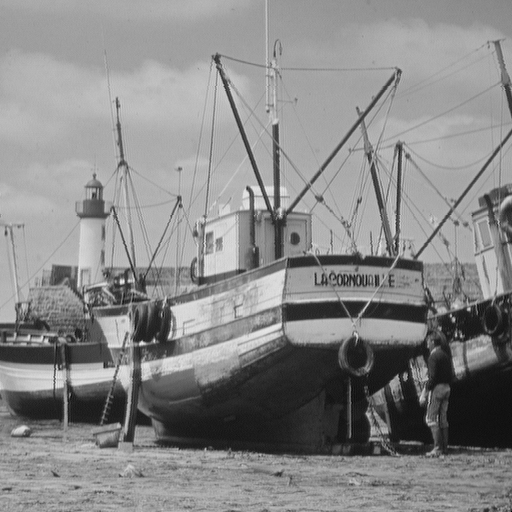
#> input picture notebooks/images/boat.tif, 512 x 512 px
$ jupyter execute 'Aula 06 - Filtragem espacial - Convolução (Parte 1).ipynb'   (shell and % lines are left out)
#> lines starting #> are read from the running program, lines starting #| are printed output that depends on the picture; long printed decimals are rounded
SIN-392 - Introdução ao Processamento Digital de Imagens (2022-1)

# Aula 06 - Filtragem espacial - Convolução

Prof. João Fernando Mari

-----

<h1>Índice<span class="tocSkip"></span></h1>
<div class="toc"><ul class="toc-item"><li><span><a href="#Importando-as-bibliotecas-necessárias" data-toc-modified-id="Importando-as-bibliotecas-necessárias-1"><span class="toc-item-num">1&nbsp;&nbsp;</span>Importando as bibliotecas necessárias</a></span></li><li><span><a href="#Criando-uma-imagem-simples" data-toc-modified-id="Criando-uma-imagem-simples-2"><span class="toc-item-num">2&nbsp;&nbsp;</span>Criando uma imagem simples</a></span></li><li><span><a href="#Criando-uma-máscara-convolução" data-toc-modified-id="Criando-uma-máscara-convolução-3"><span class="toc-item-num">3&nbsp;&nbsp;</span>Criando uma máscara convolução</a></span></li><li><span><a href="#Convolução-com-padding-=-0" data-toc-modified-id="Convolução-com-padding-=-0-4"><span class="toc-item-num">4&nbsp;&nbsp;</span>Convolução com padding = 0</a></span></li><li><span><a href="#Convolução-com-padding-refletido" data-toc-modified-id="Convolução-com-padding-refletido-5"><span class="toc-item-num">5&nbsp;&nbsp;</span>Convolução com padding refletido</a></span></li><li><span><a href="#Carregando-uma-imagem" data-toc-modified-id="Carregando-uma-imagem-6"><span class="toc-item-num">6&nbsp;&nbsp;</span>Carregando uma imagem</a></span><ul class="toc-item"><li><span><a href="#Convertendo-para-imagem-para-float" data-toc-modified-id="Convertendo-para-imagem-para-float-6.1"><span class="toc-item-num">6.1&nbsp;&nbsp;</span>Convertendo para imagem para float</a></span></li></ul></li><li><span><a href="#Filtragem-espacial-por-convolução" data-toc-modified-id="Filtragem-espacial-por-convolução-7"><span class="toc-item-num">7&nbsp;&nbsp;</span>Filtragem espacial por convolução</a></span><ul class="toc-item"><li><span><a href="#Plotando-as-imagens" data-toc-modified-id="Plotando-as-imagens-7.1"><span class="toc-item-num">7.1&nbsp;&nbsp;</span>Plotando as imagens</a></span></li></ul></li><li><span><a href="#Spoilers-das-próximas-aulas" data-toc-modified-id="Spoilers-das-próximas-aulas-8"><span class="toc-item-num">8&nbsp;&nbsp;</span>Spoilers das próximas aulas</a></span><ul class="toc-item"><li><span><a href="#Filtro-passa-baixa" data-toc-modified-id="Filtro-passa-baixa-8.1"><span class="toc-item-num">8.1&nbsp;&nbsp;</span>Filtro passa-baixa</a></span></li><li><span><a href="#Filtro-passa-alta" data-toc-modified-id="Filtro-passa-alta-8.2"><span class="toc-item-num">8.2&nbsp;&nbsp;</span>Filtro passa-alta</a></span></li><li><span><a href="#Mais-spoilers..." data-toc-modified-id="Mais-spoilers...-8.3"><span class="toc-item-num">8.3&nbsp;&nbsp;</span>Mais spoilers...</a></span></li><li><span><a href="#Dá-para-melhorar..." data-toc-modified-id="Dá-para-melhorar...-8.4"><span class="toc-item-num">8.4&nbsp;&nbsp;</span>Dá para melhorar...</a></span></li></ul></li><li><span><a href="#Bibliografia" data-toc-modified-id="Bibliografia-9"><span class="toc-item-num">9&nbsp;&nbsp;</span>Bibliografia</a></span></li></ul></div>

## Importando as bibliotecas necessárias

[cell 1]
import numpy as np

from scipy import ndimage as ndi
from skimage import util

import matplotlib
import matplotlib.pyplot as plt

SMALL_SIZE = 7
matplotlib.rc('font', size=SMALL_SIZE)

## Criando uma imagem simples

[cell 2]
img = np.array([[1, 0, 6, 4],
                [2, 1, 7, 2],
                [5, 0, 2, 3],
                [5, 0, 3, 2]], dtype=np.uint8)

## Criando uma máscara convolução

[cell 3]
w = np.array([[1, 2, 3],
              [4, 5, 6],
              [7, 8, 9]], dtype=np.uint8)

## Convolução com padding = 0

[cell 4]
img_filt = ndi.convolve(img, w, mode='constant', cval=0)

[cell 5]
img_filt

## Convolução com padding refletido

[cell 6]
img_filt = ndi.convolve(img, w, mode='reflect')

[cell 7]
img_filt

## Carregando uma imagem

[cell 8]
img_gray = plt.imread('./images/boat.tif')
#> img_gray is the input picture: shape (512, 512); min 0, max 239, mean 136.1

# Informações sobre as imagens
print(img_gray.shape, img_gray.dtype, img_gray.min(), img_gray.max())
#| (512, 512) uint8 0 239

### Convertendo para imagem para float

## Filtragem espacial por convolução

[cell 9]
img_filt = ndi.convolve(img_gray.astype(np.uint16), w)
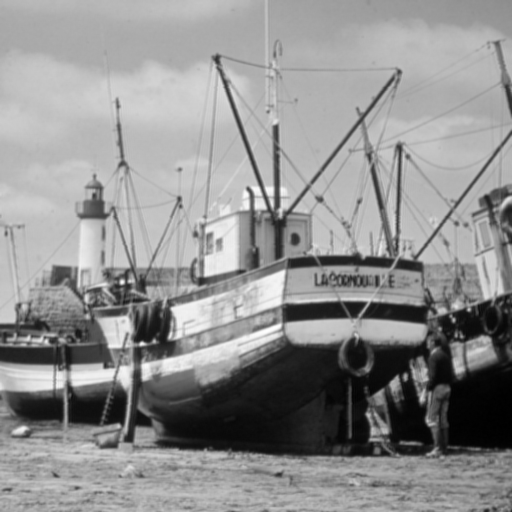
#> img_filt: shape (512, 512) uint16; min 758, max 10267, mean 6126.9; drawn with min black and max white

[cell 10]
print(img_filt.shape, img_filt.dtype, img_filt.min(), img_filt.max())
#| (512, 512) uint16 758 10267

### Plotando as imagens

[cell 11]
fig, ((ax1, ax5)) = plt.subplots(1, 2, figsize=(9, 5))
# Plota imagem original
img_ = ax1.imshow(img_gray, cmap='gray')
ax1.axis('off')

# Plota imagem original
img_ = ax5.imshow(img_filt, cmap='gray')
ax5.axis('off')
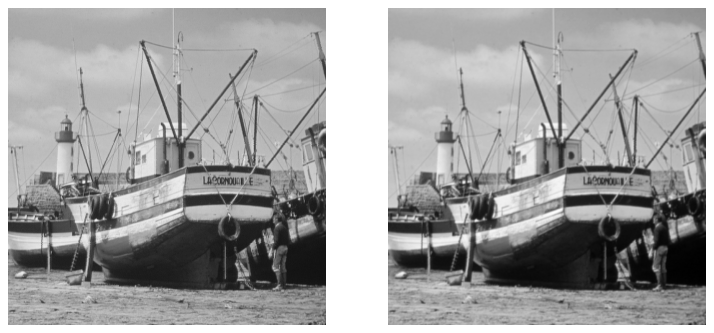
#> figure drawn by matplotlib, 2 panels

## Spoilers das próximas aulas

[cell 12]
img_gray = util.img_as_float(img_gray)

### Filtro passa-baixa

[cell 13]
w_low = np.ones([3, 3], dtype=float) / 9
print(w_low)

# Soma de todos os valores na máscara
print(w_low.sum())

[cell 14]
img_filt_low = ndi.convolve(img_gray, w_low)

[cell 15]
fig, ((ax1, ax5)) = plt.subplots(1, 2, figsize=(9,5))
# Plota imagem original
img_ = ax1.imshow(img_gray, cmap='gray')
ax1.set_title('Imagem original')
ax1.axis('off')

# Plota imagem original
img_ = ax5.imshow(img_filt_low, cmap='gray')
ax5.set_title('Imagem após filtragem passa-baixa')
ax5.axis('off')
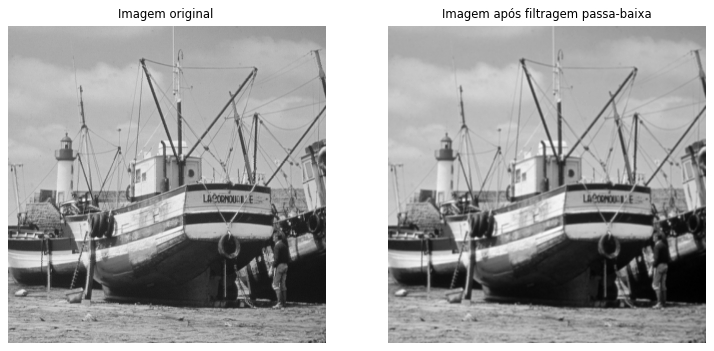
#> figure drawn by matplotlib, 2 panels

### Filtro passa-alta

[cell 16]
# w_high = np.array([[0,  1, 0],
#                    [1, -4, 1],
#                    [0,  1, 0]], dtype=float)

w_high = np.array([[1,  1, 1],
                   [1, -8, 1],
                   [1,  1, 1]], dtype=float)

print(w_high)
# Soma de todos os valores na máscara
print(w_high.sum())

[cell 17]
img_filt_high = ndi.convolve(img_gray, w_high)
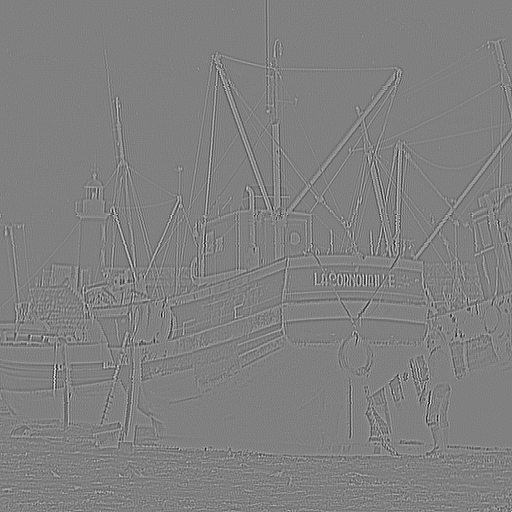
#> img_filt_high: shape (512, 512) float64; min -2.56, max 2.52, mean 2.86e-18; drawn with min black and max white

print(img_filt_high.shape, img_filt_high.dtype, img_filt_high.min(), img_filt_high.max())
#| (512, 512) float64 -2.557 2.522

[cell 18]
fig, ((ax1, ax5)) = plt.subplots(1, 2, figsize=(9,5))
# Plota imagem original
img_ = ax1.imshow(img_gray, cmap='gray')
ax1.set_title('Imagem original')
ax1.axis('off')

# Plota imagem original
img_ = ax5.imshow(img_filt_high, cmap='gray')
ax5.set_title('Imagem original após filtragem passa-alta')
ax5.axis('off')

### Mais spoilers...

[cell 19]
img_filt_low_high = ndi.convolve(img_filt_low, w_high)
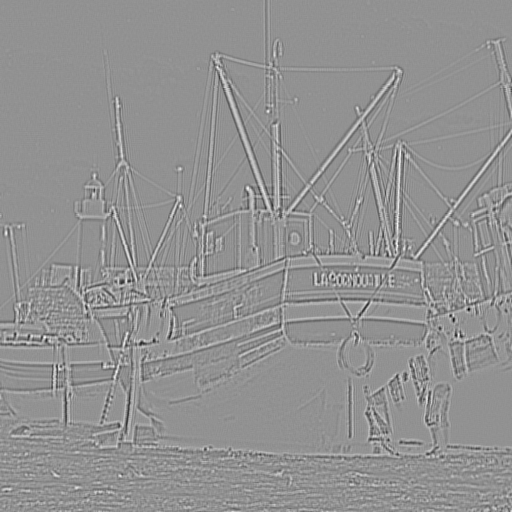
#> img_filt_low_high: shape (512, 512) float64; min -0.959, max 0.717, mean 1.39e-18; drawn with min black and max white

print(img_filt_low_high.shape, img_filt_low_high.dtype, img_filt_low_high.min(), img_filt_low_high.max())
#| (512, 512) float64 -0.9586 0.7168

[cell 20]
fig, ((ax1, ax2, ax5)) = plt.subplots(1, 3, figsize=(9,4))

img_ = ax1.imshow(img_gray, cmap='gray')
ax1.set_title('Imagem original')
ax1.axis('off')

img_ = ax2.imshow(img_filt_high, cmap='gray')
ax2.set_title('Filtro passa-alta \n sobre a imagem original')
ax2.axis('off')

img_ = ax5.imshow(img_filt_low_high, cmap='gray')
ax5.set_title('Filtro passa-alta \n sobre a imagem após \n filtragem passa-baixa')
ax5.axis('off')

### Dá para melhorar...

[cell 21]
w_low_5 = np.ones([5, 5], dtype=float) / (5 * 5)

[cell 22]
img_low_high_2 = ndi.convolve(ndi.convolve(img_gray, w_low_5), w_high)
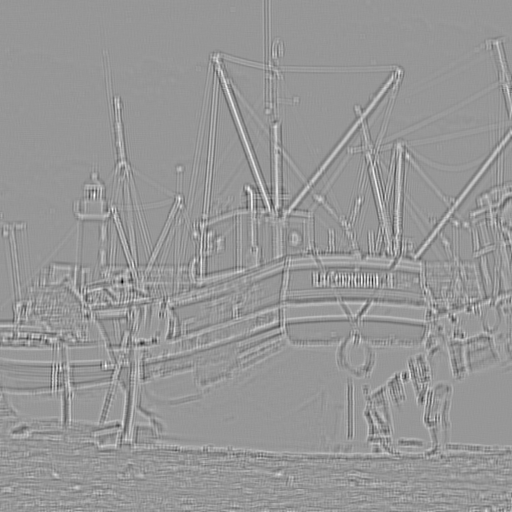
#> img_low_high_2: shape (512, 512) float64; min -0.635, max 0.437, mean -8.25e-19; drawn with min black and max white

[cell 23]
fig, ((ax1, ax2, ax5)) = plt.subplots(1, 3, figsize=(9,4))

img_ = ax1.imshow(img_filt_high, cmap='gray')
ax1.set_title('Filtro passa-alta sobre\na imagem original')
ax1.axis('off')

img_ = ax2.imshow(img_filt_low_high, cmap='gray')
ax2.set_title('Filtro passa-alta \n sobre a imagem após \n filtro de média 3x3')
ax2.axis('off')

img_ = ax5.imshow(img_low_high_2, cmap='gray')
ax5.set_title('Filtro passa-alta \n sobre a imagem após \n filtro de média 5x5')
ax5.axis('off')
